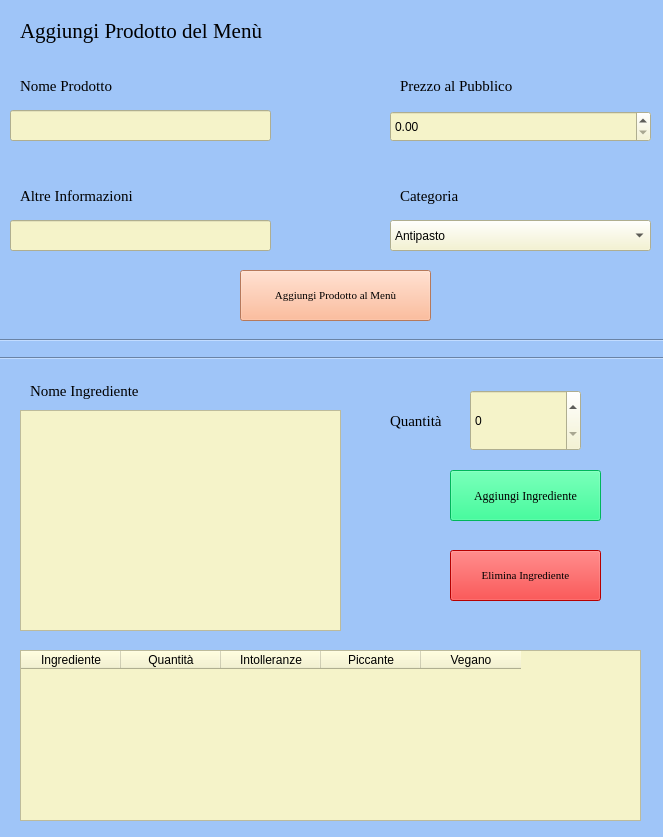
<?xml version="1.0" encoding="UTF-8"?>
<ui version="4.0">
 <class>Form</class>
 <widget class="QWidget" name="Form">
  <property name="geometry">
   <rect>
    <x>0</x>
    <y>0</y>
    <width>663</width>
    <height>837</height>
   </rect>
  </property>
  <property name="windowTitle">
   <string>Form</string>
  </property>
  <property name="styleSheet">
   <string notr="true">background-color: rgb(159, 197, 248);</string>
  </property>
  <widget class="QLabel" name="lbl_categoria">
   <property name="geometry">
    <rect>
     <x>400</x>
     <y>180</y>
     <width>191</width>
     <height>31</height>
    </rect>
   </property>
   <property name="font">
    <font>
     <family>Georgia</family>
     <pointsize>11</pointsize>
    </font>
   </property>
   <property name="text">
    <string>Categoria</string>
   </property>
  </widget>
  <widget class="QLineEdit" name="lineEdit_nome">
   <property name="geometry">
    <rect>
     <x>10</x>
     <y>110</y>
     <width>261</width>
     <height>31</height>
    </rect>
   </property>
   <property name="font">
    <font>
     <family>Georgia</family>
    </font>
   </property>
   <property name="styleSheet">
    <string notr="true">background-color: rgb(245, 243, 201);</string>
   </property>
  </widget>
  <widget class="QPushButton" name="bt_aggiungi">
   <property name="geometry">
    <rect>
     <x>450</x>
     <y>470</y>
     <width>151</width>
     <height>51</height>
    </rect>
   </property>
   <property name="font">
    <font>
     <family>Georgia</family>
    </font>
   </property>
   <property name="styleSheet">
    <string notr="true">background-color: rgb(0, 255, 127);</string>
   </property>
   <property name="text">
    <string>Aggiungi Ingrediente</string>
   </property>
  </widget>
  <widget class="Line" name="line_sopra2">
   <property name="geometry">
    <rect>
     <x>0</x>
     <y>350</y>
     <width>681</width>
     <height>16</height>
    </rect>
   </property>
   <property name="font">
    <font>
     <family>Georgia</family>
    </font>
   </property>
   <property name="orientation">
    <enum>Qt::Horizontal</enum>
   </property>
  </widget>
  <widget class="QLabel" name="lbl_nome">
   <property name="geometry">
    <rect>
     <x>20</x>
     <y>70</y>
     <width>191</width>
     <height>31</height>
    </rect>
   </property>
   <property name="font">
    <font>
     <family>Georgia</family>
     <pointsize>11</pointsize>
    </font>
   </property>
   <property name="text">
    <string>Nome Prodotto</string>
   </property>
  </widget>
  <widget class="Line" name="line_sopra">
   <property name="geometry">
    <rect>
     <x>0</x>
     <y>330</y>
     <width>691</width>
     <height>21</height>
    </rect>
   </property>
   <property name="font">
    <font>
     <family>Georgia</family>
    </font>
   </property>
   <property name="orientation">
    <enum>Qt::Horizontal</enum>
   </property>
  </widget>
  <widget class="QLineEdit" name="lineEdit_info">
   <property name="geometry">
    <rect>
     <x>10</x>
     <y>220</y>
     <width>261</width>
     <height>31</height>
    </rect>
   </property>
   <property name="font">
    <font>
     <family>Georgia</family>
    </font>
   </property>
   <property name="styleSheet">
    <string notr="true">background-color: rgb(245, 243, 201);</string>
   </property>
  </widget>
  <widget class="QLabel" name="lbl_quantit">
   <property name="geometry">
    <rect>
     <x>390</x>
     <y>410</y>
     <width>161</width>
     <height>21</height>
    </rect>
   </property>
   <property name="font">
    <font>
     <family>Georgia</family>
     <pointsize>11</pointsize>
    </font>
   </property>
   <property name="text">
    <string>Quantità</string>
   </property>
  </widget>
  <widget class="QTableWidget" name="tw_Ingredienti">
   <property name="geometry">
    <rect>
     <x>20</x>
     <y>650</y>
     <width>621</width>
     <height>171</height>
    </rect>
   </property>
   <property name="font">
    <font>
     <family>Georgia</family>
    </font>
   </property>
   <property name="styleSheet">
    <string notr="true">background-color: rgb(245, 243, 201);</string>
   </property>
   <column>
    <property name="text">
     <string>Ingrediente</string>
    </property>
   </column>
   <column>
    <property name="text">
     <string>Quantità</string>
    </property>
   </column>
   <column>
    <property name="text">
     <string>Intolleranze</string>
    </property>
   </column>
   <column>
    <property name="text">
     <string>Piccante</string>
    </property>
   </column>
   <column>
    <property name="text">
     <string>Vegano</string>
    </property>
   </column>
  </widget>
  <widget class="QLabel" name="lbl_prezzo">
   <property name="geometry">
    <rect>
     <x>400</x>
     <y>70</y>
     <width>171</width>
     <height>31</height>
    </rect>
   </property>
   <property name="font">
    <font>
     <family>Georgia</family>
     <pointsize>11</pointsize>
    </font>
   </property>
   <property name="text">
    <string>Prezzo al Pubblico</string>
   </property>
  </widget>
  <widget class="QPushButton" name="bt_elimina">
   <property name="geometry">
    <rect>
     <x>450</x>
     <y>550</y>
     <width>151</width>
     <height>51</height>
    </rect>
   </property>
   <property name="font">
    <font>
     <family>Georgia</family>
     <pointsize>8</pointsize>
    </font>
   </property>
   <property name="styleSheet">
    <string notr="true">background-color: rgb(255, 0, 0);</string>
   </property>
   <property name="text">
    <string>Elimina Ingrediente</string>
   </property>
  </widget>
  <widget class="QLabel" name="lbl_altre_info">
   <property name="geometry">
    <rect>
     <x>20</x>
     <y>180</y>
     <width>191</width>
     <height>31</height>
    </rect>
   </property>
   <property name="font">
    <font>
     <family>Georgia</family>
     <pointsize>11</pointsize>
    </font>
   </property>
   <property name="text">
    <string>Altre Informazioni</string>
   </property>
  </widget>
  <widget class="QLabel" name="lbl_titolo">
   <property name="geometry">
    <rect>
     <x>20</x>
     <y>10</y>
     <width>671</width>
     <height>41</height>
    </rect>
   </property>
   <property name="font">
    <font>
     <family>Georgia</family>
     <pointsize>16</pointsize>
    </font>
   </property>
   <property name="text">
    <string>Aggiungi Prodotto del Menù</string>
   </property>
  </widget>
  <widget class="QPushButton" name="bt_termina_aggiunta">
   <property name="geometry">
    <rect>
     <x>240</x>
     <y>270</y>
     <width>191</width>
     <height>51</height>
    </rect>
   </property>
   <property name="font">
    <font>
     <family>Georgia</family>
     <pointsize>8</pointsize>
    </font>
   </property>
   <property name="styleSheet">
    <string notr="true">background-color: rgb(255, 170, 127);</string>
   </property>
   <property name="text">
    <string>Aggiungi Prodotto al Menù</string>
   </property>
  </widget>
  <widget class="QListWidget" name="listWidget_nome_elemento">
   <property name="geometry">
    <rect>
     <x>20</x>
     <y>410</y>
     <width>321</width>
     <height>221</height>
    </rect>
   </property>
   <property name="styleSheet">
    <string notr="true">background-color: rgb(245, 243, 201);
</string>
   </property>
  </widget>
  <widget class="QLabel" name="lbl_nome_ingrediente">
   <property name="geometry">
    <rect>
     <x>30</x>
     <y>380</y>
     <width>231</width>
     <height>21</height>
    </rect>
   </property>
   <property name="font">
    <font>
     <family>Georgia</family>
     <pointsize>11</pointsize>
    </font>
   </property>
   <property name="text">
    <string>Nome Ingrediente</string>
   </property>
  </widget>
  <widget class="QSpinBox" name="spinBox_quantita">
   <property name="geometry">
    <rect>
     <x>470</x>
     <y>390</y>
     <width>111</width>
     <height>61</height>
    </rect>
   </property>
   <property name="styleSheet">
    <string notr="true">background-color:  rgb(245, 243, 201);

</string>
   </property>
  </widget>
  <widget class="QDoubleSpinBox" name="doubleSpinBox">
   <property name="geometry">
    <rect>
     <x>390</x>
     <y>111</y>
     <width>261</width>
     <height>31</height>
    </rect>
   </property>
   <property name="styleSheet">
    <string notr="true">background-color: rgb(245, 243, 201);</string>
   </property>
  </widget>
  <widget class="QComboBox" name="comboBox">
   <property name="geometry">
    <rect>
     <x>390</x>
     <y>220</y>
     <width>261</width>
     <height>31</height>
    </rect>
   </property>
   <property name="styleSheet">
    <string notr="true">background-color: rgb(245, 243, 201);</string>
   </property>
   <item>
    <property name="text">
     <string>Antipasto</string>
    </property>
   </item>
   <item>
    <property name="text">
     <string>Primo</string>
    </property>
   </item>
   <item>
    <property name="text">
     <string>Secondo</string>
    </property>
   </item>
   <item>
    <property name="text">
     <string>Contorni</string>
    </property>
   </item>
   <item>
    <property name="text">
     <string>Pizza</string>
    </property>
   </item>
   <item>
    <property name="text">
     <string>Sushi</string>
    </property>
   </item>
   <item>
    <property name="text">
     <string>Dolci</string>
    </property>
   </item>
   <item>
    <property name="text">
     <string>Caffetteria</string>
    </property>
   </item>
   <item>
    <property name="text">
     <string>Bevanda</string>
    </property>
   </item>
  </widget>
 </widget>
 <resources>
  <include location="Risorse/Icons.qrc"/>
 </resources>
 <connections/>
</ui>
